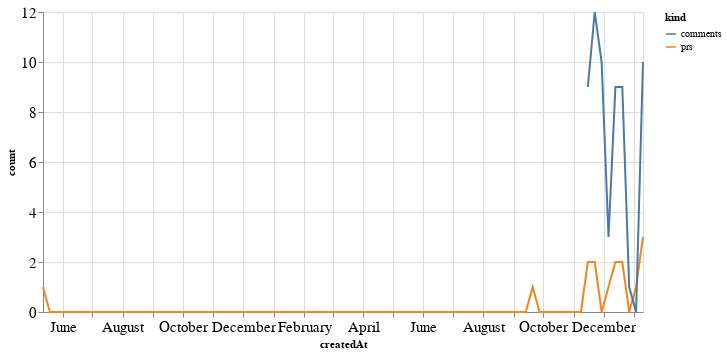

Write notebook code for a chart like this one.
### Code cell
alt.Chart(total_time, width=600).mark_line().encode(
    x='createdAt',
    y='count',
    color='kind'
)

### Figure 1 — Vega-Lite specification as saved in the notebook (floating-point values rounded to 4 significant figures; data arrays with more than 128 entries replaced by an {"elided": "..."} marker saying what was removed)
{"config": {"axisLeft": {"labelFontSize": 15}, "axisBottom": {"labelFontSize": 15}}, "data": {"name": "data-dbc87304c5be23033a3df404d82a865d"}, "mark": "line", "encoding": {"color": {"type": "nominal", "field": "kind"}, "x": {"type": "temporal", "field": "createdAt"}, "y": {"type": "quantitative", "field": "count"}}, "width": 600, "$schema": "https://vega.github.io/schema/vega-lite/v4.8.1.json", "datasets": {"data-dbc87304c5be23033a3df404d82a865d": {"elided": "176 records"}}}
